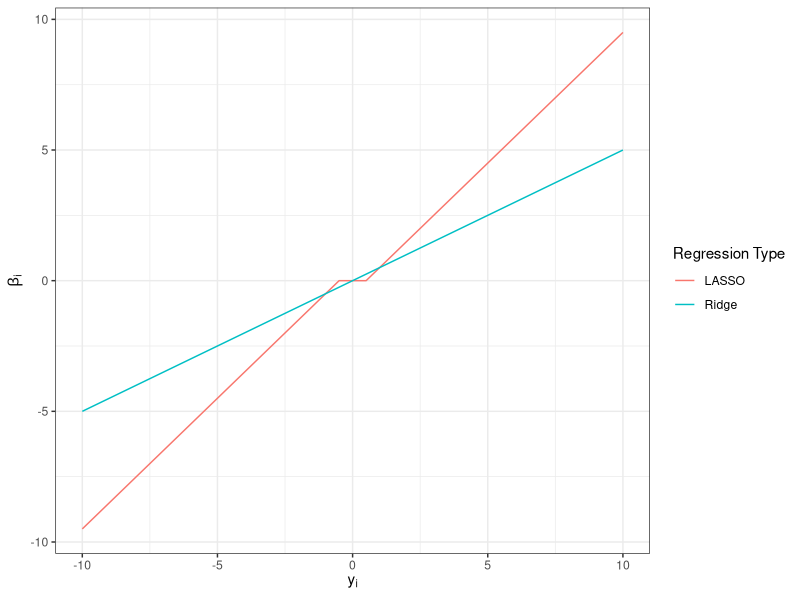

Here is the R script that generated this plot:
## ---- chunk 1
library(tidyverse)

beta_ridge <- function(y, lambda=1) {
  y / (1 + lambda)
}

beta_lasso <- function(y, lambda=1) {
  sign(y) * pmax(abs(y) - (lambda / 2), 0)
}

y_values <- seq(-10, 10, by = 0.01)

df <- (
    data_frame(y = y_values, b_ridge = beta_ridge(y_values),
               b_lasso = beta_lasso(y_values)) %>%
      gather(regression_type, beta, b_ridge, b_lasso)
)

ggplot(df) + aes(y, beta, color = regression_type) + geom_line() + theme_bw() +
  labs(x = expression(""*y[i]*""), y = expression(""*beta[i]*"")) +
  scale_color_discrete(guide = guide_legend("Regression Type"),
                       label = c('b_lasso' = 'LASSO', 'b_ridge' = 'Ridge'))
